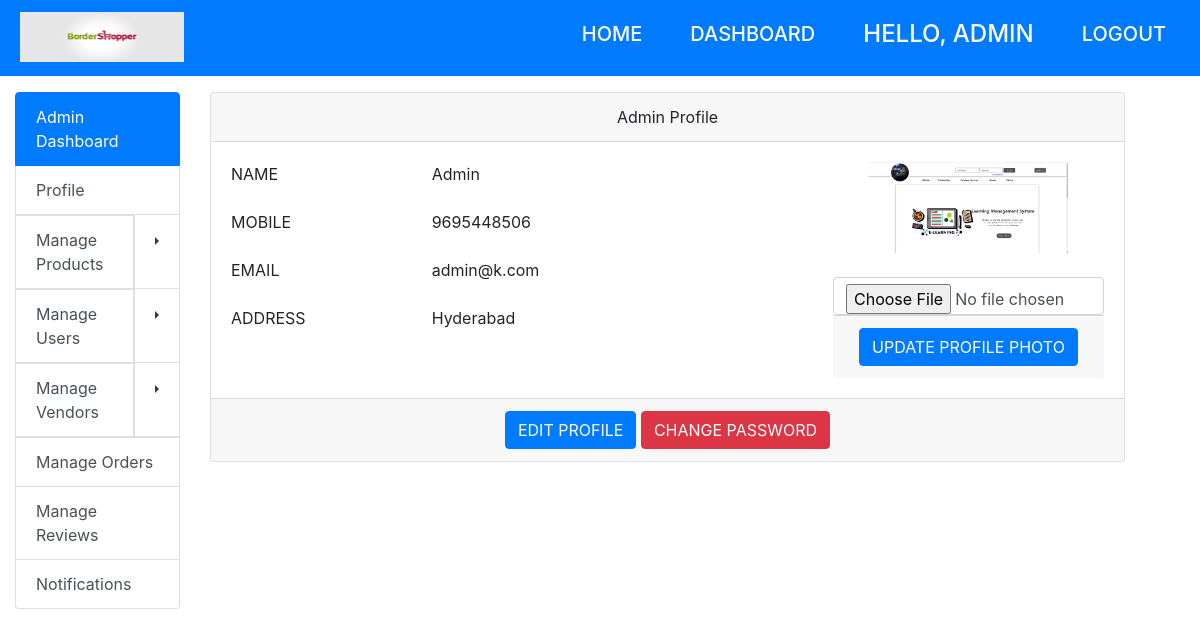
Screenshot of /db.php?profile (signed in) with the database file from the repository.
### tables this page shows
CREATE TABLE `users` (
  `uid` int(11) NOT NULL,
  `uname` varchar(100) DEFAULT NULL,
  `umobile` varchar(100) DEFAULT NULL,
  `uemail` varchar(100) DEFAULT NULL,
  `upassword` varchar(100) DEFAULT NULL,
  `usignup_date` timestamp NOT NULL DEFAULT current_timestamp(),
  `uaddress` varchar(300) DEFAULT NULL,
  `roleid` int(11) NOT NULL DEFAULT 3,
  `uimage` varchar(100) DEFAULT NULL,
  `is_verified` int(11) NOT NULL DEFAULT 0,
  `new_old` varchar(100) NOT NULL DEFAULT 'new'
);

### profile.php (the view, shortened to what this page needs)
<?php
$roleid = $_SESSION['roleid'];
if($roleid == '1')
{
    include "adminheader.php";
}
elseif($roleid == '2')
{
    include "managerheader.php";
}
elseif($roleid == '3')
{
    include "userheader.php";
}
?>
<?php
if($roleid == '1' || $roleid == '2')
{
?>
<div class="row col-sm-10">
<?php
}
?>
    <?php
    if($roleid == '1' || $roleid == '2')
    {
    ?>
    <div class="col-sm-12 mt-3">
    <?php
    }
    ?>
        <div class="card">
            <div class="card-header text-center">
            <?php
            if($roleid == '1')
            {
            ?>
                Admin Profile
            <?php
            }
            elseif($roleid == '2')
            {
            ?>
                Vendor Profile
            <?php
            }
            elseif($roleid == '3')
            {
            ?>
                User Profile
            <?php
            }
            ?>
            </div>
            <div class="card-body">
                <div class="row">
                    <div class="col-sm-8">
                        <form action="db.php" method="post">
                            <div class="row form-group">
                                <label class="col-sm-4">NAME</label>
                                <div class="col-sm-8">
                                    <?php echo $nm; ?>
                                </div>
                            </div>
                            <div class="row form-group">
                                <label class="col-sm-4">MOBILE</label>
                                <div class="col-sm-8">
                                    <?php echo $mb; ?>
                                </div>
                            </div>
                            <div class="row form-group">
                                <label class="col-sm-4">EMAIL</label>
                                <div class="col-sm-8">
                                    <?php echo $eml; ?>
                                </div>
                            </div>
                            <div class="row form-group">
                                <label class="col-sm-4">ADDRESS</label>
                                <div class="col-sm-8">
                                    <?php echo $adr; ?>
                                </div>
                            </div>
                        </form>
                    </div>
                    <div class="col-sm-4 text-center">
                        <form action="db.php" method="post" enctype="multipart/form-data">
                            <img src="<?php echo $im; ?>" alt="Profile-Photo" class="img-fluid mb-4" height="200" width="200">
                            <input type="file" name="im1" class="col-sm-12 form-control" required>
                            <div class="card-footer text-center">
                                <input type="submit" value="UPDATE PROFILE PHOTO" name="editprofilephoto" class="btn btn-primary">
                            </div>
                        </form>
                    </div>
                </div>
            </div>
            <div class="card-footer text-center">
                <a href="db.php?editprofileform" class="btn btn-primary">EDIT PROFILE</a>
                <button type="button" class="btn btn-danger" data-toggle="modal" data-target="#myModal2">
                    CHANGE PASSWORD
                </button>
            </div>
        </div>
    </div>
</div>
<?php
include "footer.php";
?>

### adminheader.php (shortened to what this page needs)
<?php
$roleid = $_SESSION['roleid'];
$uid = $_SESSION['uid'];
if($roleid == '1')
{
    $sql = "SELECT * FROM users WHERE roleid = '$roleid' and uid = '$uid'";
    $res = mysqli_query($con, $sql);
    $row = mysqli_fetch_array($res);
    $admin = $row['uname'];
}
?>
<!DOCTYPE html>
<html lang="en">
<head>
    <link rel="stylesheet" href="assets/dist/css/bootstrap.min.css">
    <link rel="stylesheet" href="assets/dist/js/bootstrap.bundle.min.js">
    <link rel="stylesheet" href="https://cdn.jsdelivr.net/npm/bootstrap-icons@1.5.0/font/bootstrap-icons.css">
</head>
<body>
    <div class="col-sm-12 p-1 bg-primary">
        <div class="row col-sm-12">
            <a href="db.php?dashboard"><img src="images/online-shopping-logo.jpg" alt="" class="img-fluid pl-3 my-2" style="height: 50px; width: 180px;"></a>
            <h5 class="ml-auto"><a href="db.php?index" class="text-white text-uppercase mr-5" style="line-height: 60px; text-decoration: none">Home</a></h5>
            <h5><a href="db.php?dashboard" class="text-white text-uppercase mr-5" style="line-height: 60px; text-decoration: none">Dashboard</a></h5>
            <h4 class="text-white text-uppercase pt-3 mr-5">Hello, <?php if(!empty($admin)) echo $admin; ?></h4>
            <h5><a href="db.php?logout" class="text-white text-uppercase" style="line-height: 60px; text-decoration: none">Logout</a></h5>
        </div>
    </div>
    <?php
    if(!empty($page) != '1')
    {
    ?>
    <div class="row col-sm-12">
        <div class="col-sm-2 mt-3">
            <div class="list-group sticky-top">
                <a href="#" class="list-group-item list-group-item-action active">Admin Dashboard</a>
                <a href="db.php?profile" class="list-group-item list-group-item-action">Profile</a>
                <div class="dropright btn-group">
                    <a href="db.php?allproducts" class="list-group-item list-group-item-action">
                        Manage Products
                    </a>
                    <a href="#" class="list-group-item text-dark dropdown-toggle dropdown-toggle-split" role="button" id="manageproducts" data-toggle="dropdown" aria-haspopup="true" aria-expanded="false"></a>
                </div>
                <div class="dropright btn-group">
                    <a href="db.php?allusers" class="list-group-item list-group-item-action">
                        Manage Users
                    </a>
                    <a href="#" class="list-group-item text-dark dropdown-toggle dropdown-toggle-split" role="button" id="manageusers" data-toggle="dropdown" aria-haspopup="true" aria-expanded="false"></a>
                </div>
                <div class="dropright btn-group">
                    <a href="db.php?allmanagers" class="list-group-item list-group-item-action">
                        Manage Vendors
                    </a>
                    <a href="#" class="list-group-item text-dark dropdown-toggle dropdown-toggle-split" role="button" id="managemanagers" data-toggle="dropdown" aria-haspopup="true" aria-expanded="false"></a>
                </div>
                <?php
                $n3 = 0;
                ?>
                <a href="db.php?manageordersform" class="list-group-item list-group-item-action">
                    Manage Orders <span class="badge badge-primary"><?php if(!empty($n3)) echo $n3; ?></span>
                </a>
                <?php
                $n4 = 0;
                ?>
                <a href="db.php?managereviewsform" class="list-group-item list-group-item-action">
                    Manage Reviews <span class="badge badge-primary"><?php if(!empty($n4)) echo $n4; ?></span>
                </a>
                <?php
                $n5 = 0;
                ?>
                <a href="db.php?nform" class="list-group-item list-group-item-action">
                    Notifications <span class="badge badge-primary"><?php if(!empty($n5)) echo $n5; ?></span>
                </a>
            </div>
        </div>
    <?php
    }
    ?>

### rows the page displays
users: uname "ADMIN", uname "Admin", umobile "9695448506", uemail "admin@k.com", uaddress "Hyderabad", uimage (picture)
